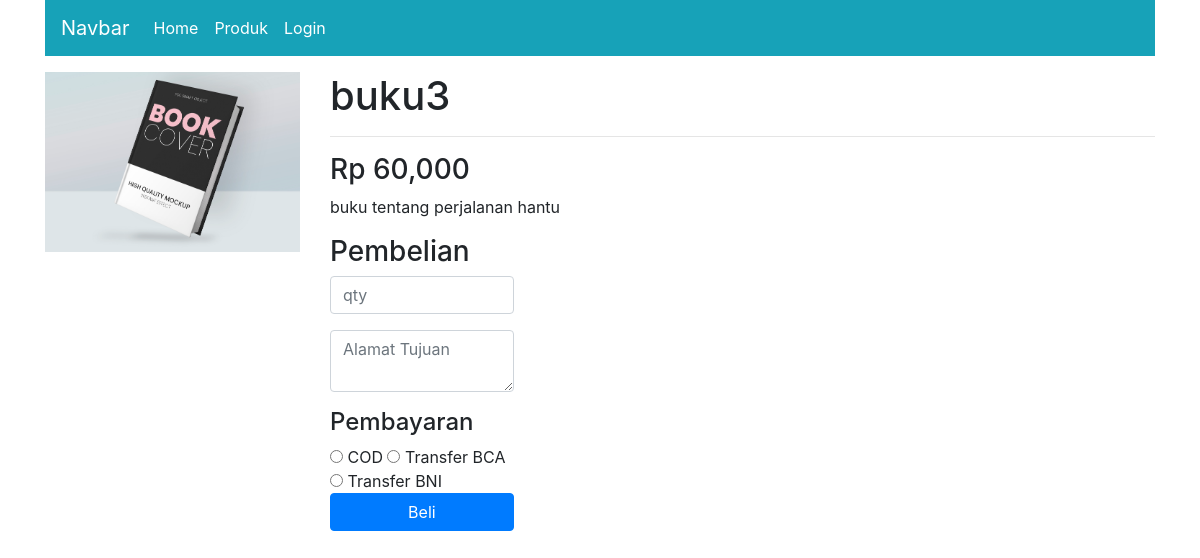
The page /detail.php?id=21 on the database its author committed.
### tables this page shows
CREATE TABLE `produk` (
  `id_produk` int(5) NOT NULL,
  `id_kp` int(2) NOT NULL,
  `nama_produk` varchar(50) NOT NULL,
  `harga` int(6) NOT NULL,
  `berat` float(4,2) NOT NULL,
  `detail` text NOT NULL,
  `gambar` varchar(200) NOT NULL,
  `status` enum('on','off') NOT NULL
);

### detail.php (the view, shortened to what this page needs)
<?php
	include "header.php";
	$sql="select * from produk where id_produk = $_GET[id]";
	$data=$dbh->query($sql)->fetch();
?>
<div class="container">
	<div class="row">
		<div class="col-sm-3 mb-3">
			<img src="gambar/<?php echo $data['gambar'] ?>" class="img-fluid" alt="">
		</div>
		<div class="col-sm-9">
			<h1><?php echo $data['nama_produk'] ?></h1>
			<hr>
			<h3>Rp <?php echo number_format($data['harga']) ?></h3>
			<p><?php echo $data['detail'] ?></p>
			<div class="row">
				<div class="col-sm-3">
					<h3>Pembelian</h3>
					<form action="" method="POST">
						<input type="hidden" name="id_user" value="<?php echo $_SESSION['id_user'] ?>"><p>
						<input type="number" name="qty" class="form-control" placeholder="qty"><p>
						<textarea name="alamat_tujuan" class="form-control" placeholder="Alamat Tujuan" ></textarea>
						<h4>Pembayaran</h4>
						<input type="radio" name="payment" value="Pembayaran anda akan dilakukan dengan COD"> COD
						<input type="radio" name="payment" value="Transaksi anda akan diproses setelah mentransfer ke rekening BCA dengan nomor rekening 123"> Transfer BCA<p>
						<input type="radio" name="payment" value="Transaksi anda akan diproses setelah mentransfer ke rekening BNI dengan nomor rekening 123"> Transfer BNI
						<input type="submit" name="proses" value="Beli" class="btn btn-primary btn-block" href="detail.php">
					</form>
				</div>
			</div>
		</div>
	</div>
</div>
<?php
  include "footer.php";
?>

### rows shown on the page
produk: gambar (picture), nama_produk "buku3", harga "60,000", detail "buku tentang perjalanan hantu"
